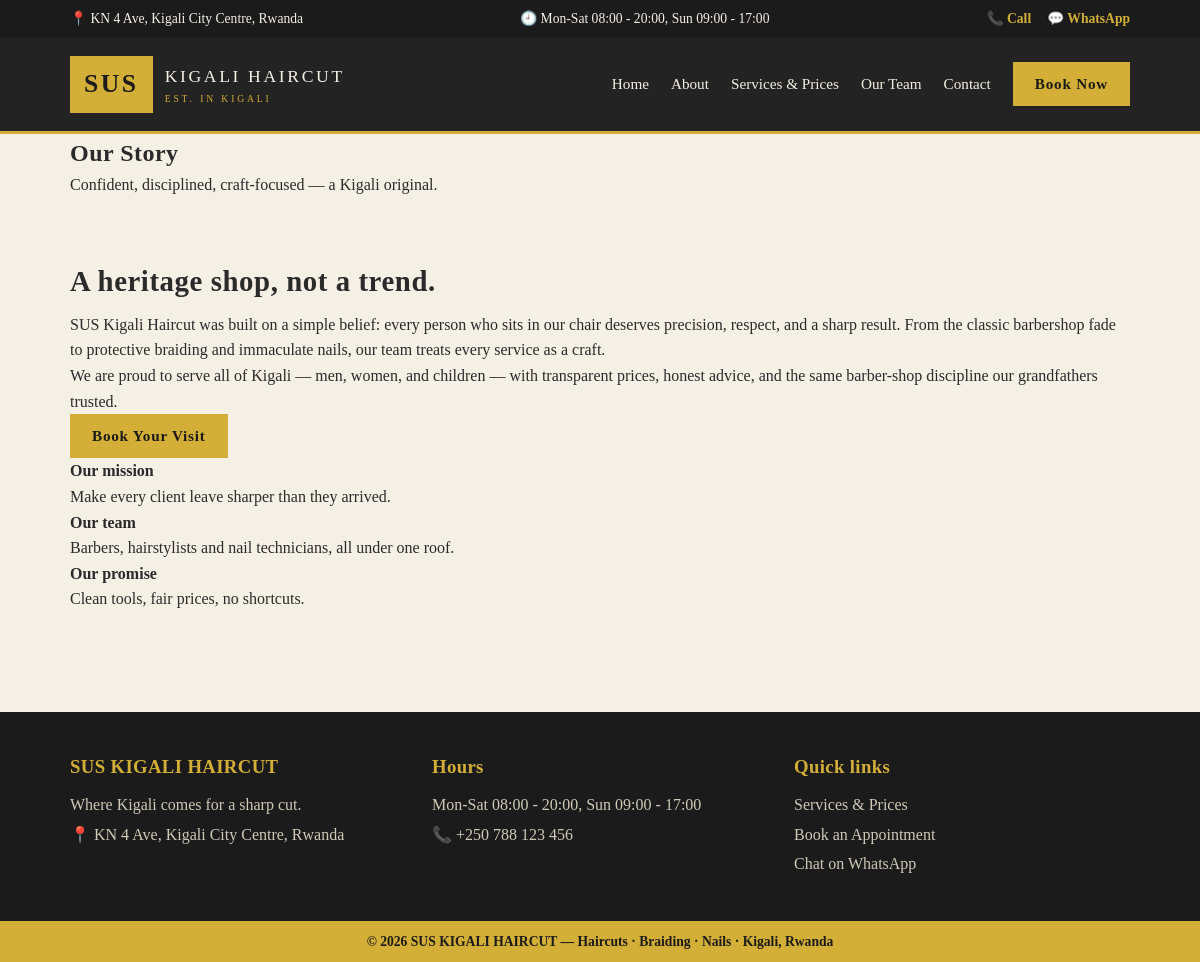
/about, run on the app's committed database.
### sus/models.py (models this page shows, shortened)
class Setting(db.Model):
    __tablename__ = "settings"
    key = db.Column(db.String(60), primary_key=True)
    value = db.Column(db.String(255), nullable=False)
    @staticmethod
    def get(key, default=None):
        s = Setting.query.get(key)
        return s.value if s else default

### sus/public.py (the view)
@public_bp.route("/about")
def about():
    return render_template("about.html")

### sus/__init__.py (called while the page is built)
def create_app(config_class=Config):
    app = Flask(__name__)
    app.config.from_object(config_class)
    db.init_app(app)
    from .public import public_bp
    from .admin import admin_bp
    from .api import api_bp
    app.register_blueprint(public_bp)
    app.register_blueprint(admin_bp)
    app.register_blueprint(api_bp)
    @app.template_filter("rwf")
    def rwf(value):
        try:
            return f"{int(value):,} RWF"
        except (TypeError, ValueError):
            return value
    @app.context_processor
    def inject_user():
        from .auth import current_user
        u = current_user()
        return {"current_user_name": u.name if u else ""}
    return app

### sus/auth.py (called while the page is built)
def current_user():
    uid = session.get("user_id")
    return User.query.get(uid) if uid else None

### sus/public.py (called while the page is built)
def shop():
    return {
        "name": Setting.get("shop_name", "SUS KIGALI HAIRCUT"),
        "tagline": Setting.get("tagline", ""),
        "phone": Setting.get("phone", ""),
        "whatsapp": Setting.get("whatsapp", ""),
        "address": Setting.get("address", ""),
        "hours": Setting.get("hours", ""),
    }

@public_bp.app_context_processor
def inject_shop():
    return {"shop": shop()}

### sus/templates/about.html (shortened to what this page needs)
{% extends "base_public.html" %}
{% block content %}
<section class="page-head">
  <div class="wrap">
    <h1>Our Story</h1>
    <p>Confident, disciplined, craft-focused — a Kigali original.</p>
  </div>
</section>
<section class="section wrap">
  <div class="about-grid">
    <div>
      <h2>A heritage shop, not a trend.</h2>
      <p>SUS Kigali Haircut was built on a simple belief: every person who sits in our
        chair deserves precision, respect, and a sharp result. From the classic
        barbershop fade to protective braiding and immaculate nails, our team treats
        every service as a craft.</p>
      <p>We are proud to serve all of Kigali — men, women, and children — with
        transparent prices, honest advice, and the same barber-shop discipline
        our grandfathers trusted.</p>
      <a class="btn btn-gold" href="{{ url_for('public.booking') }}">Book Your Visit</a>
    </div>
    <div class="about-facts">
      <div><strong>Our mission</strong><p>Make every client leave sharper than they arrived.</p></div>
      <div><strong>Our team</strong><p>Barbers, hairstylists and nail technicians, all under one roof.</p></div>
      <div><strong>Our promise</strong><p>Clean tools, fair prices, no shortcuts.</p></div>
    </div>
  </div>
</section>
{% endblock %}

### sus/templates/base_public.html (shortened to what this page needs)
<!DOCTYPE html>
<html lang="en">
<head>
  <link rel="stylesheet" href="{{ url_for('static', filename='css/public.css') }}">
</head>
<body>
  <div class="topbar">
    <div class="wrap topbar-inner">
      <span>📍 {{ shop.address }}</span>
      <span>🕘 {{ shop.hours }}</span>
      <span class="topbar-actions">
        <a href="tel:{{ shop.phone }}">📞 Call</a>
        <a href="https://wa.me/{{ shop.whatsapp }}" target="_blank">💬 WhatsApp</a>
      </span>
    </div>
  </div>
  <header class="site-header">
    <div class="wrap header-inner">
      <a class="logo" href="{{ url_for('public.home') }}">
        <span class="logo-mark">SUS</span>
        <span class="logo-text">KIGALI HAIRCUT<small>EST. IN KIGALI</small></span>
      </a>
      <nav class="main-nav" id="nav">
        <a href="{{ url_for('public.home') }}">Home</a>
        <a href="{{ url_for('public.about') }}">About</a>
        <a href="{{ url_for('public.services') }}">Services & Prices</a>
        <a href="{{ url_for('public.team') }}">Our Team</a>
        <a href="{{ url_for('public.contact') }}">Contact</a>
        <a class="btn btn-gold" href="{{ url_for('public.booking') }}">Book Now</a>
      </nav>
    </div>
  </header>
  <main>
    {% block content %}{% endblock %}
  </main>
  <footer class="site-footer">
    <div class="wrap footer-grid">
      <div>
        <h3>{{ shop.name }}</h3>
        <p>{{ shop.tagline }}</p>
        <p>📍 {{ shop.address }}</p>
      </div>
      <div>
        <h3>Hours</h3>
        <p>{{ shop.hours }}</p>
        <p>📞 <a href="tel:{{ shop.phone }}">{{ shop.phone }}</a></p>
      </div>
      <div>
        <h3>Quick links</h3>
        <p><a href="{{ url_for('public.services') }}">Services & Prices</a></p>
        <p><a href="{{ url_for('public.booking') }}">Book an Appointment</a></p>
        <p><a href="https://wa.me/{{ shop.whatsapp }}">Chat on WhatsApp</a></p>
      </div>
    </div>
    <div class="footer-strip"><div class="wrap">© {{ 2026 }} {{ shop.name }} — Haircuts · Braiding · Nails · Kigali, Rwanda</div></div>
  </footer>
</body>
</html>

### sus/static/css/public.css (style rules this page uses)
:root { --dark: #1b1b1b; --dark2: #232323; --gold: #d4af37; --gold-soft: #e8c96a; --cream: #f5f0e6; --ink: #2a2a2a; --muted: #8a8578; --line: #e2dccb; }
* { margin: 0; padding: 0; box-sizing: border-box; }
body { font-family: Georgia, "Times New Roman", serif; background: var(--cream); color: var(--ink); line-height: 1.6; }
.wrap { max-width: 1100px; margin: 0 auto; padding: 0 20px; }
a { color: inherit; text-decoration: none; }
h1, h2, h3 { font-weight: 600; letter-spacing: .02em; }
.topbar { background: var(--dark); color: var(--cream); font-size: .85rem; }
.topbar-inner { display: flex; gap: 18px; justify-content: space-between; align-items: center; padding: 8px 20px; }
.topbar-actions { display: flex; gap: 16px; }
.topbar-actions a { color: var(--gold); font-weight: bold; }
.site-header { background: var(--dark2); border-bottom: 3px solid var(--gold); }
.header-inner { display: flex; align-items: center; justify-content: space-between; padding: 18px 20px; }
.logo { display: flex; align-items: center; gap: 12px; }
.logo-mark { font-size: 1.6rem; font-weight: bold; color: var(--dark); background: var(--gold); padding: 8px 14px; letter-spacing: .1em; }
.logo-text { color: var(--cream); font-size: 1.1rem; letter-spacing: .15em; display: flex; flex-direction: column; }
.logo-text small { font-size: .6rem; color: var(--gold); letter-spacing: .3em; }
.main-nav { display: flex; align-items: center; gap: 22px; color: var(--cream); font-size: .95rem; }
.main-nav .btn { color: var(--dark); }
.btn { display: inline-block; padding: 10px 22px; background: var(--gold); color: var(--dark); font-weight: bold; letter-spacing: .05em; border: none; cursor: pointer; font-family: inherit; font-size: .95rem; }
.btn-gold { background: var(--gold); color: var(--dark); }
.section { padding: 60px 20px; max-width: 1100px; margin: 0 auto; }
.section h2 { font-size: 1.8rem; margin-bottom: 8px; }
.site-footer { background: var(--dark); color: var(--cream); margin-top: 40px; }
.footer-grid { display: grid; grid-template-columns: repeat(auto-fit, minmax(240px, 1fr)); gap: 26px; padding: 40px 20px; }
.site-footer h3 { color: var(--gold); margin-bottom: 10px; }
.site-footer p { color: #cfc9b8; margin: 4px 0; }
.footer-strip { background: var(--gold); color: var(--dark); text-align: center; padding: 10px; font-weight: bold; font-size: .85rem; }

### data on the page
Setting: address "KN 4 Ave, Kigali City Centre, Rwanda"
Setting: hours "Mon-Sat 08:00 - 20:00, Sun 09:00 - 17:00"
Setting: name "SUS KIGALI HAIRCUT"
Setting: tagline "Where Kigali comes for a sharp cut."
Setting: phone "+250 788 123 456"

### other printed values
{{ 2026 }} "2026"
